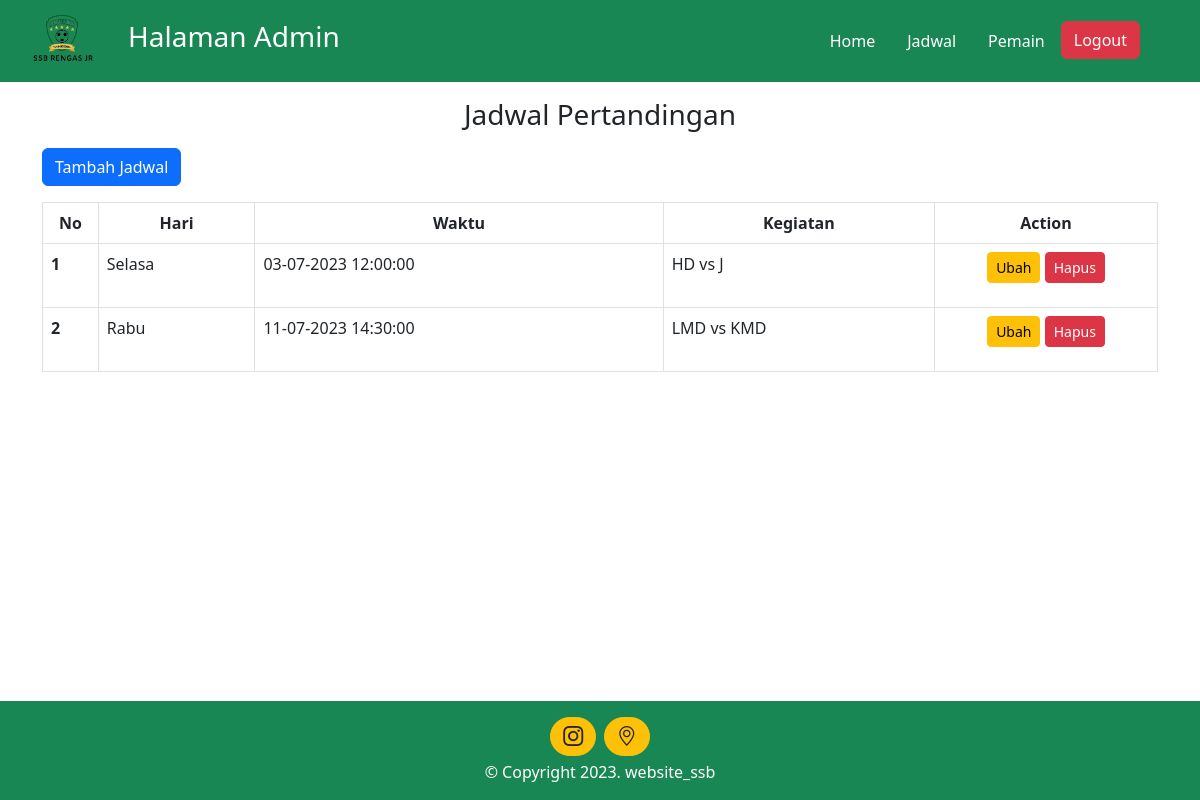
The app's page /admin/jadwal.php (signed in) with its own data.
### tables this page shows
CREATE TABLE `jadwal` (
  `id` int(11) NOT NULL,
  `hari` varchar(50) NOT NULL,
  `waktu` datetime NOT NULL,
  `kegiatan` varchar(100) NOT NULL
);

### admin/jadwal.php (the view, shortened to what this page needs)
<?php
include ("layouts/header.php");
include ('../database/koneksi.php');
?>
<h3 class="text-center my-3">Jadwal Pertandingan</h3>
<a href="tambah_jadwal.php" class="btn btn-primary mb-3 text-end">Tambah Jadwal</a>
<table class="table table-bordered bg-primary mb-5">
  <thead class="bg-primary">
    <tr class="text-center">
      <th scope="col" width="5%">No</th>
      <th scope="col">Hari</th>
      <th scope="col">Waktu</th>
      <th scope="col">Kegiatan</th>
      <th scope="col" width="20%">Action</th>
    </tr>
  </thead>
  <tbody>
    <?php
      $data= mysqli_query($koneksi, 'SELECT * FROM jadwal');
    ?>
    <?php $no=1?>
    <?php foreach ($data as $row ) : ?>
    <tr>
      <th><?=$no++?></th>
      <td><?=$row['hari']?></td>
      <td><?= date('d-m-Y H:i:s', strtotime($row['waktu']))?></td>
      <td><?=$row['kegiatan']?></td>
      <td class="text-center">
        <a href="ubah_jadwal.php?id=<?= $row['id'];?>" class="btn btn-sm btn-warning mb-3">Ubah</a>
        <a href="hapus_jadwal.php?id=<?= $row['id']; ?>" onclick="return confirm('Yakin Hapus ?')" class="btn-sm btn btn-danger alert_notif mb-3">Hapus</a>
      </td>
    </tr>
    <?php endforeach?>
  </tbody>
</table>
<?php
include ("layouts/footer.php")
?>

### records on screen
jadwal: hari "Selasa", waktu "03-07-2023 12:00:00", kegiatan "HD vs J"
jadwal: hari "Rabu", waktu "11-07-2023 14:30:00", kegiatan "LMD vs KMD"
